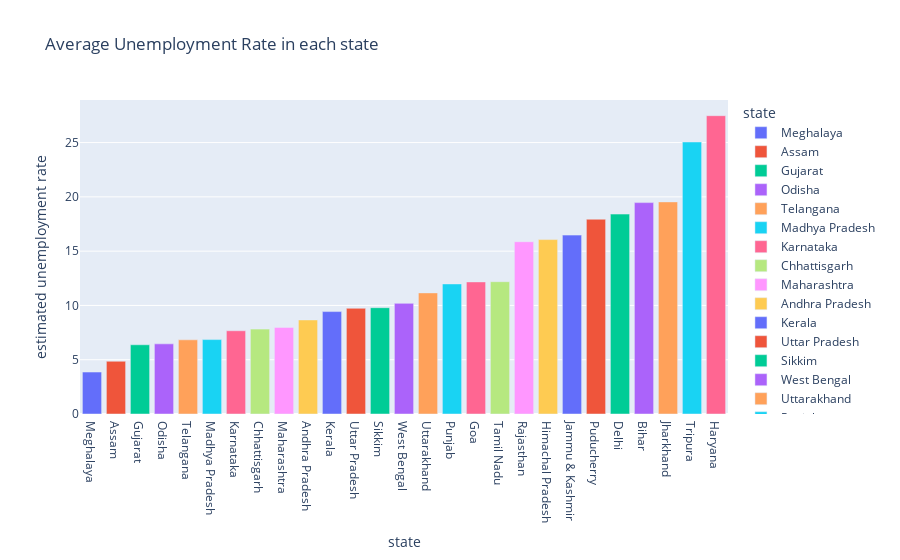

Source (notebook cell):
### Code cell
#Bar chart displaying the average unemployment rate in each state, color-coded by state.
plot_ump = df[['estimated unemployment rate', 'state']]
df_unemp = plot_ump.groupby('state').mean().reset_index()
df_unemp = df_unemp.sort_values('estimated unemployment rate')
fig = px.bar(df_unemp, x='state', y='estimated unemployment rate', color='state',
             title='Average Unemployment Rate in each state', template='plotly')
fig.show(figsize=(5,5))

### Figure 1 — Plotly figure (JSON) as saved in the notebook; plotly's stock layout.template omitted (floating-point values rounded to 4 significant figures)
{"data": [{"alignmentgroup": "True", "hovertemplate": "state=%{x}<br>estimated unemployment rate=%{y}<extra></extra>", "legendgroup": "Meghalaya", "marker": {"color": "#636efa", "pattern": {"shape": ""}}, "name": "Meghalaya", "offsetgroup": "Meghalaya", "orientation": "v", "showlegend": true, "textposition": "auto", "type": "bar", "x": ["Meghalaya"], "xaxis": "x", "y": [3.866], "yaxis": "y"}, {"alignmentgroup": "True", "hovertemplate": "state=%{x}<br>estimated unemployment rate=%{y}<extra></extra>", "legendgroup": "Assam", "marker": {"color": "#EF553B", "pattern": {"shape": ""}}, "name": "Assam", "offsetgroup": "Assam", "orientation": "v", "showlegend": true, "textposition": "auto", "type": "bar", "x": ["Assam"], "xaxis": "x", "y": [4.856], "yaxis": "y"}, {"alignmentgroup": "True", "hovertemplate": "state=%{x}<br>estimated unemployment rate=%{y}<extra></extra>", "legendgroup": "Gujarat", "marker": {"color": "#00cc96", "pattern": {"shape": ""}}, "name": "Gujarat", "offsetgroup": "Gujarat", "orientation": "v", "showlegend": true, "textposition": "auto", "type": "bar", "x": ["Gujarat"], "xaxis": "x", "y": [6.376], "yaxis": "y"}, {"alignmentgroup": "True", "hovertemplate": "state=%{x}<br>estimated unemployment rate=%{y}<extra></extra>", "legendgroup": "Odisha", "marker": {"color": "#ab63fa", "pattern": {"shape": ""}}, "name": "Odisha", "offsetgroup": "Odisha", "orientation": "v", "showlegend": true, "textposition": "auto", "type": "bar", "x": ["Odisha"], "xaxis": "x", "y": [6.462], "yaxis": "y"}, {"alignmentgroup": "True", "hovertemplate": "state=%{x}<br>estimated unemployment rate=%{y}<extra></extra>", "legendgroup": "Telangana", "marker": {"color": "#FFA15A", "pattern": {"shape": ""}}, "name": "Telangana", "offsetgroup": "Telangana", "orientation": "v", "showlegend": true, "textposition": "auto", "type": "bar", "x": ["Telangana"], "xaxis": "x", "y": [6.833], "yaxis": "y"}, {"alignmentgroup": "True", "hovertemplate": "state=%{x}<br>estimated unemployment rate=%{y}<extra></extra>", "legendgroup": "Madhya Pradesh", "marker": {"color": "#19d3f3", "pattern": {"shape": ""}}, "name": "Madhya Pradesh", "offsetgroup": "Madhya Pradesh", "orientation": "v", "showlegend": true, "textposition": "auto", "type": "bar", "x": ["Madhya Pradesh"], "xaxis": "x", "y": [6.854], "yaxis": "y"}, {"alignmentgroup": "True", "hovertemplate": "state=%{x}<br>estimated unemployment rate=%{y}<extra></extra>", "legendgroup": "Karnataka", "marker": {"color": "#FF6692", "pattern": {"shape": ""}}, "name": "Karnataka", "offsetgroup": "Karnataka", "orientation": "v", "showlegend": true, "textposition": "auto", "type": "bar", "x": ["Karnataka"], "xaxis": "x", "y": [7.668], "yaxis": "y"}, {"alignmentgroup": "True", "hovertemplate": "state=%{x}<br>estimated unemployment rate=%{y}<extra></extra>", "legendgroup": "Chhattisgarh", "marker": {"color": "#B6E880", "pattern": {"shape": ""}}, "name": "Chhattisgarh", "offsetgroup": "Chhattisgarh", "orientation": "v", "showlegend": true, "textposition": "auto", "type": "bar", "x": ["Chhattisgarh"], "xaxis": "x", "y": [7.819], "yaxis": "y"}, {"alignmentgroup": "True", "hovertemplate": "state=%{x}<br>estimated unemployment rate=%{y}<extra></extra>", "legendgroup": "Maharashtra", "marker": {"color": "#FF97FF", "pattern": {"shape": ""}}, "name": "Maharashtra", "offsetgroup": "Maharashtra", "orientation": "v", "showlegend": true, "textposition": "auto", "type": "bar", "x": ["Maharashtra"], "xaxis": "x", "y": [7.979], "yaxis": "y"}, {"alignmentgroup": "True", "hovertemplate": "state=%{x}<br>estimated unemployment rate=%{y}<extra></extra>", "legendgroup": "Andhra Pradesh", "marker": {"color": "#FECB52", "pattern": {"shape": ""}}, "name": "Andhra Pradesh", "offsetgroup": "Andhra Pradesh", "orientation": "v", "showlegend": true, "textposition": "auto", "type": "bar", "x": ["Andhra Pradesh"], "xaxis": "x", "y": [8.664], "yaxis": "y"}, {"alignmentgroup": "True", "hovertemplate": "state=%{x}<br>estimated unemployment rate=%{y}<extra></extra>", "legendgroup": "Kerala", "marker": {"color": "#636efa", "pattern": {"shape": ""}}, "name": "Kerala", "offsetgroup": "Kerala", "orientation": "v", "showlegend": true, "textposition": "auto", "type": "bar", "x": ["Kerala"], "xaxis": "x", "y": [9.434], "yaxis": "y"}, {"alignmentgroup": "True", "hovertemplate": "state=%{x}<br>estimated unemployment rate=%{y}<extra></extra>", "legendgroup": "Uttar Pradesh", "marker": {"color": "#EF553B", "pattern": {"shape": ""}}, "name": "Uttar Pradesh", "offsetgroup": "Uttar Pradesh", "orientation": "v", "showlegend": true, "textposition": "auto", "type": "bar", "x": ["Uttar Pradesh"], "xaxis": "x", "y": [9.737], "yaxis": "y"}, {"alignmentgroup": "True", "hovertemplate": "state=%{x}<br>estimated unemployment rate=%{y}<extra></extra>", "legendgroup": "Sikkim", "marker": {"color": "#00cc96", "pattern": {"shape": ""}}, "name": "Sikkim", "offsetgroup": "Sikkim", "orientation": "v", "showlegend": true, "textposition": "auto", "type": "bar", "x": ["Sikkim"], "xaxis": "x", "y": [9.793], "yaxis": "y"}, {"alignmentgroup": "True", "hovertemplate": "state=%{x}<br>estimated unemployment rate=%{y}<extra></extra>", "legendgroup": "West Bengal", "marker": {"color": "#ab63fa", "pattern": {"shape": ""}}, "name": "West Bengal", "offsetgroup": "West Bengal", "orientation": "v", "showlegend": true, "textposition": "auto", "type": "bar", "x": ["West Bengal"], "xaxis": "x", "y": [10.19], "yaxis": "y"}, {"alignmentgroup": "True", "hovertemplate": "state=%{x}<br>estimated unemployment rate=%{y}<extra></extra>", "legendgroup": "Uttarakhand", "marker": {"color": "#FFA15A", "pattern": {"shape": ""}}, "name": "Uttarakhand", "offsetgroup": "Uttarakhand", "orientation": "v", "showlegend": true, "textposition": "auto", "type": "bar", "x": ["Uttarakhand"], "xaxis": "x", "y": [11.16], "yaxis": "y"}, {"alignmentgroup": "True", "hovertemplate": "state=%{x}<br>estimated unemployment rate=%{y}<extra></extra>", "legendgroup": "Punjab", "marker": {"color": "#19d3f3", "pattern": {"shape": ""}}, "name": "Punjab", "offsetgroup": "Punjab", "orientation": "v", "showlegend": true, "textposition": "auto", "type": "bar", "x": ["Punjab"], "xaxis": "x", "y": [11.98], "yaxis": "y"}, {"alignmentgroup": "True", "hovertemplate": "state=%{x}<br>estimated unemployment rate=%{y}<extra></extra>", "legendgroup": "Goa", "marker": {"color": "#FF6692", "pattern": {"shape": ""}}, "name": "Goa", "offsetgroup": "Goa", "orientation": "v", "showlegend": true, "textposition": "auto", "type": "bar", "x": ["Goa"], "xaxis": "x", "y": [12.17], "yaxis": "y"}, {"alignmentgroup": "True", "hovertemplate": "state=%{x}<br>estimated unemployment rate=%{y}<extra></extra>", "legendgroup": "Tamil Nadu", "marker": {"color": "#B6E880", "pattern": {"shape": ""}}, "name": "Tamil Nadu", "offsetgroup": "Tamil Nadu", "orientation": "v", "showlegend": true, "textposition": "auto", "type": "bar", "x": ["Tamil Nadu"], "xaxis": "x", "y": [12.19], "yaxis": "y"}, {"alignmentgroup": "True", "hovertemplate": "state=%{x}<br>estimated unemployment rate=%{y}<extra></extra>", "legendgroup": "Rajasthan", "marker": {"color": "#FF97FF", "pattern": {"shape": ""}}, "name": "Rajasthan", "offsetgroup": "Rajasthan", "orientation": "v", "showlegend": true, "textposition": "auto", "type": "bar", "x": ["Rajasthan"], "xaxis": "x", "y": [15.87], "yaxis": "y"}, {"alignmentgroup": "True", "hovertemplate": "state=%{x}<br>estimated unemployment rate=%{y}<extra></extra>", "legendgroup": "Himachal Pradesh", "marker": {"color": "#FECB52", "pattern": {"shape": ""}}, "name": "Himachal Pradesh", "offsetgroup": "Himachal Pradesh", "orientation": "v", "showlegend": true, "textposition": "auto", "type": "bar", "x": ["Himachal Pradesh"], "xaxis": "x", "y": [16.07], "yaxis": "y"}, {"alignmentgroup": "True", "hovertemplate": "state=%{x}<br>estimated unemployment rate=%{y}<extra></extra>", "legendgroup": "Jammu & Kashmir", "marker": {"color": "#636efa", "pattern": {"shape": ""}}, "name": "Jammu & Kashmir", "offsetgroup": "Jammu & Kashmir", "orientation": "v", "showlegend": true, "textposition": "auto", "type": "bar", "x": ["Jammu & Kashmir"], "xaxis": "x", "y": [16.48], "yaxis": "y"}, {"alignmentgroup": "True", "hovertemplate": "state=%{x}<br>estimated unemployment rate=%{y}<extra></extra>", "legendgroup": "Puducherry", "marker": {"color": "#EF553B", "pattern": {"shape": ""}}, "name": "Puducherry", "offsetgroup": "Puducherry", "orientation": "v", "showlegend": true, "textposition": "auto", "type": "bar", "x": ["Puducherry"], "xaxis": "x", "y": [17.94], "yaxis": "y"}, {"alignmentgroup": "True", "hovertemplate": "state=%{x}<br>estimated unemployment rate=%{y}<extra></extra>", "legendgroup": "Delhi", "marker": {"color": "#00cc96", "pattern": {"shape": ""}}, "name": "Delhi", "offsetgroup": "Delhi", "orientation": "v", "showlegend": true, "textposition": "auto", "type": "bar", "x": ["Delhi"], "xaxis": "x", "y": [18.41], "yaxis": "y"}, {"alignmentgroup": "True", "hovertemplate": "state=%{x}<br>estimated unemployment rate=%{y}<extra></extra>", "legendgroup": "Bihar", "marker": {"color": "#ab63fa", "pattern": {"shape": ""}}, "name": "Bihar", "offsetgroup": "Bihar", "orientation": "v", "showlegend": true, "textposition": "auto", "type": "bar", "x": ["Bihar"], "xaxis": "x", "y": [19.47], "yaxis": "y"}, {"alignmentgroup": "True", "hovertemplate": "state=%{x}<br>estimated unemployment rate=%{y}<extra></extra>", "legendgroup": "Jharkhand", "marker": {"color": "#FFA15A", "pattern": {"shape": ""}}, "name": "Jharkhand", "offsetgroup": "Jharkhand", "orientation": "v", "showlegend": true, "textposition": "auto", "type": "bar", "x": ["Jharkhand"], "xaxis": "x", "y": [19.54], "yaxis": "y"}, {"alignmentgroup": "True", "hovertemplate": "state=%{x}<br>estimated unemployment rate=%{y}<extra></extra>", "legendgroup": "Tripura", "marker": {"color": "#19d3f3", "pattern": {"shape": ""}}, "name": "Tripura", "offsetgroup": "Tripura", "orientation": "v", "showlegend": true, "textposition": "auto", "type": "bar", "x": ["Tripura"], "xaxis": "x", "y": [25.05], "yaxis": "y"}, {"alignmentgroup": "True", "hovertemplate": "state=%{x}<br>estimated unemployment rate=%{y}<extra></extra>", "legendgroup": "Haryana", "marker": {"color": "#FF6692", "pattern": {"shape": ""}}, "name": "Haryana", "offsetgroup": "Haryana", "orientation": "v", "showlegend": true, "textposition": "auto", "type": "bar", "x": ["Haryana"], "xaxis": "x", "y": [27.48], "yaxis": "y"}], "layout": {"barmode": "relative", "legend": {"title": {"text": "state"}, "tracegroupgap": 0}, "title": {"text": "Average Unemployment Rate in each state"}, "xaxis": {"anchor": "y", "categoryarray": ["Meghalaya", "Assam", "Gujarat", "Odisha", "Telangana", "Madhya Pradesh", "Karnataka", "Chhattisgarh", "Maharashtra", "Andhra Pradesh", "Kerala", "Uttar Pradesh", "Sikkim", "West Bengal", "Uttarakhand", "Punjab", "Goa", "Tamil Nadu", "Rajasthan", "Himachal Pradesh", "Jammu & Kashmir", "Puducherry", "Delhi", "Bihar", "Jharkhand", "Tripura", "Haryana"], "categoryorder": "array", "domain": [0, 1], "title": {"text": "state"}}, "yaxis": {"anchor": "x", "domain": [0, 1], "title": {"text": "estimated unemployment rate"}}}}
